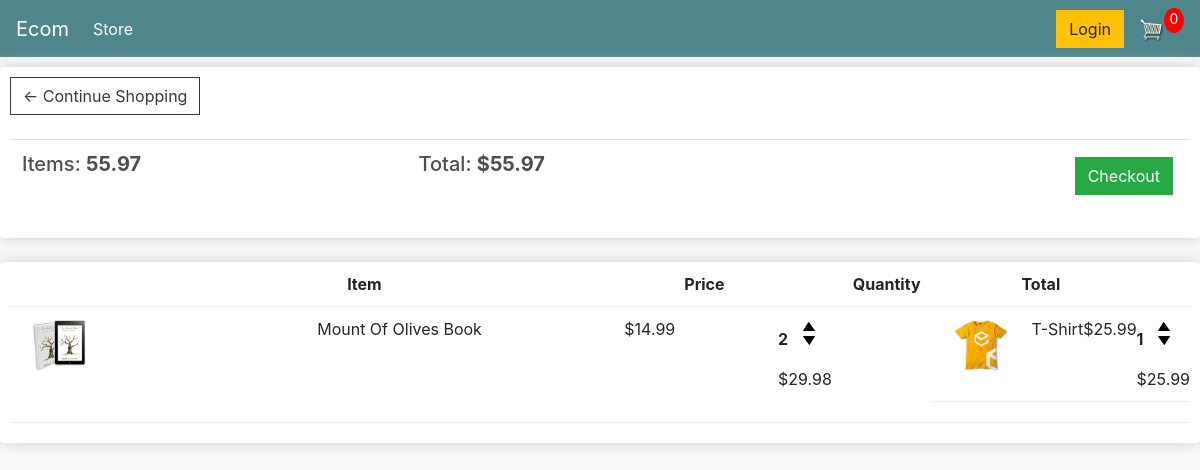
The app's page /cart/ (signed in) with its own data.
### store/models.py (models this page shows, shortened)
class Order(models.Model):
    customer = models.ForeignKey(Customer, on_delete=models.SET_NULL, blank=True, null=True)
    date_order = models.DateTimeField(auto_now_add=True)
    complete =  models.BooleanField(default=False, null=True, blank=False)
    transaction_id = models.CharField(max_length=200, null=True)
    @property
    def get_cart_total(self):
        orderitems = self.orderitem_set.all()
        total = sum([item.get_total for item in orderitems])
        return total
    @property
    def get_cart_items(self):
        orderitems = self.orderitem_set.all()
        total = sum([item.get_total for item in orderitems])
        return total

class OrderItem(models.Model):
    product = models.ForeignKey(Product, on_delete=models.SET_NULL, null=True)
    order = models.ForeignKey(Order, on_delete=models.SET_NULL, null=True)
    quantity = models.IntegerField(default=0, null=True, blank=True)
    date_added = models.DateTimeField(auto_now_add=True)
    @property
    def get_total(self):
        total = self.product.price * self.quantity
        return total

class Product(models.Model):
    name = models.CharField(max_length=200, null=True)
    price = models.FloatField()
    digital = models.BooleanField(default=False, null=True, blank=False)
    image = models.ImageField(null=True, blank=True)
    @property
    def imageURL(self):
        try:
            url = self.image.url
        except:
            url = ''
        return url

### store/views.py (the view)
# urls.py: path('cart/', views.cart, name="cart"),
def cart(request):
    if request.user.is_authenticated:
        customer = request.user.customer
        order, created = Order.objects.get_or_create(customer=customer, complete=False)
        items = order.orderitem_set.all()
    else:
        items = []
        order = {'get_cart_total':0, 'get_cart_items':0}
    context = {'items':items, 'order':order}
    return render(request, 'store/cart.html', context)

### store/templates/store/cart.html
{% extends 'store/main.html' %}
{% load static %}
{% block content %}
<div class="row">
    <div class="col-lg-12">
        <div class="box-element">
            <a class="btn btn-outline-dark" href="{% url 'store' %}">&#x2190; Continue Shopping</a>
            <br>
            <br>
            <table class="table">
                <tr>
                    <th><h5>Items: <strong>{{order.get_cart_items}}</strong></h5></th>
                    <th><h5>Total: <strong>
                    ${{order.get_cart_total|floatformat:2}}</strong></h5></th>
                    <th>
                        <a style="float:right; margin:5px" class="btn btn-success" href="{% url 'checkout' %}">Checkout</a>
                </tr>
            </table>
        </div>
        <br>
        <div class="box-element">
            <div class="cart-row">
                <div style="flex:2"></div>
                <div style="flex:2"><strong>Item</strong></div>
                <div style="flex:1"><strong>Price</strong></div>
                <div style="flex:1"><strong>Quantity</strong></div>
                <div style="flex:1"><strong>Total</strong></div>
            </div>
            {% for item in items %}
            <div class="cart-row">
                <div style="flex:2"><img class="row-image" src="{{item.product.imageURL}}"></div>
                <div style="flex:2">{{item.product.name}}</div>
                <div style="flex:1">${{item.product.price|floatformat:2}}</div>
                <div style="flex:1">
                    <p class="quantity">{{item.quantity}}</p>
                    <div class="quantity">
                        <img  class="chg-quantity" src="{% static 'images/arrow-up.png' %}">
                        <img  class="chg-quantity" src="{% static 'images/arrow-down.png' %}">
                    </div>
                <div style="flex:1">${{item.get_total}}</div>
            </div>
            {% endfor %}
        </div>
    </div>
</div>
{% endblock content %}

### static/css/main.css (style rules this page uses)
body { background-color: hsl(0, 0%, 98%); }
h1,h2,h3,h4,h5,h6 { color:hsl(0, 0%, 30%); }
.box-element { box-shadow:hsl(0, 0%, 80%) 0 0 16px; background-color: #fff; border-radius: 4px; padding: 10px; }
.col-lg-4, .col-lg-6, .col-lg-8, .col-lg-12 { margin-top: 10px; }
.btn { border-radius: 0; }
.row-image { width: 100px; }
.cart-row { display: flex; align-items: flex-stretch; padding-bottom: 10px; margin-bottom: 10px; border-bottom: 1px solid #ececec; }
.quantity { display: inline-block; font-weight: 700; padding-right:10px; }
.chg-quantity { width: 12px; cursor: pointer; display: block; margin-top: 5px; transition:.1s; }

### records on screen
Order: get_cart_items "55.97", get_cart_total "55.97"
OrderItem: product.imageURL (picture), product.name "Mount Of Olives Book", product.price "14.99", quantity "2", get_total "29.98"
OrderItem: product.imageURL (picture), product.name "T-Shirt", product.price "25.99", quantity "1", get_total "25.99"
